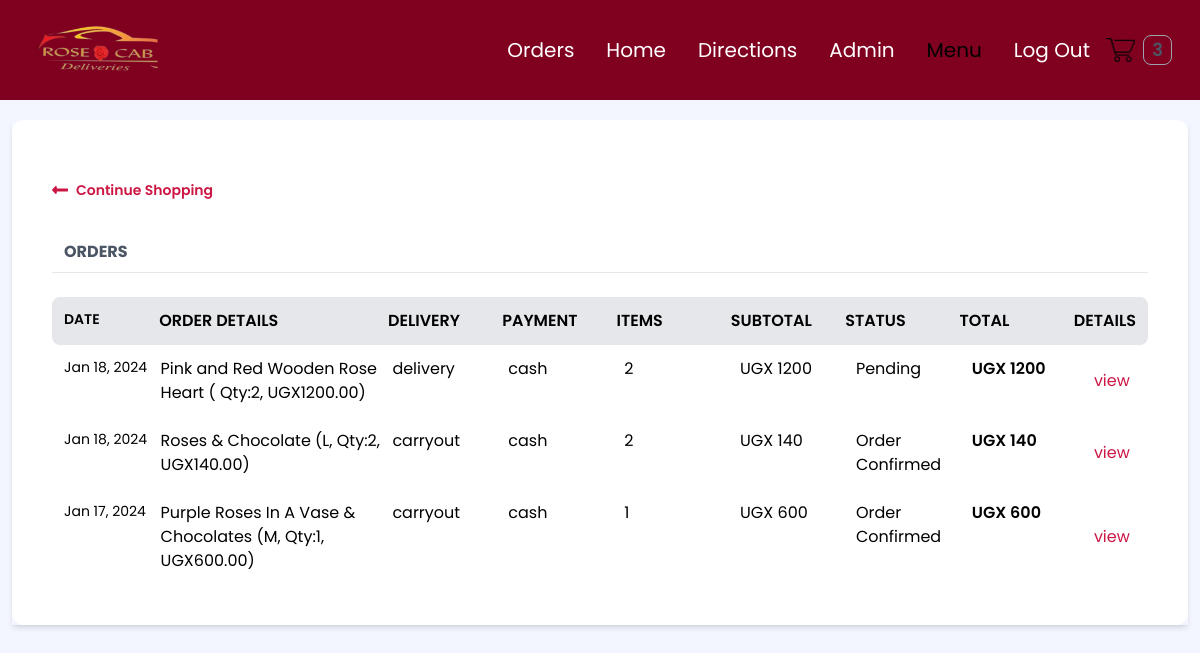
/orders/ (signed in), run on an earlier commit of the app's database.
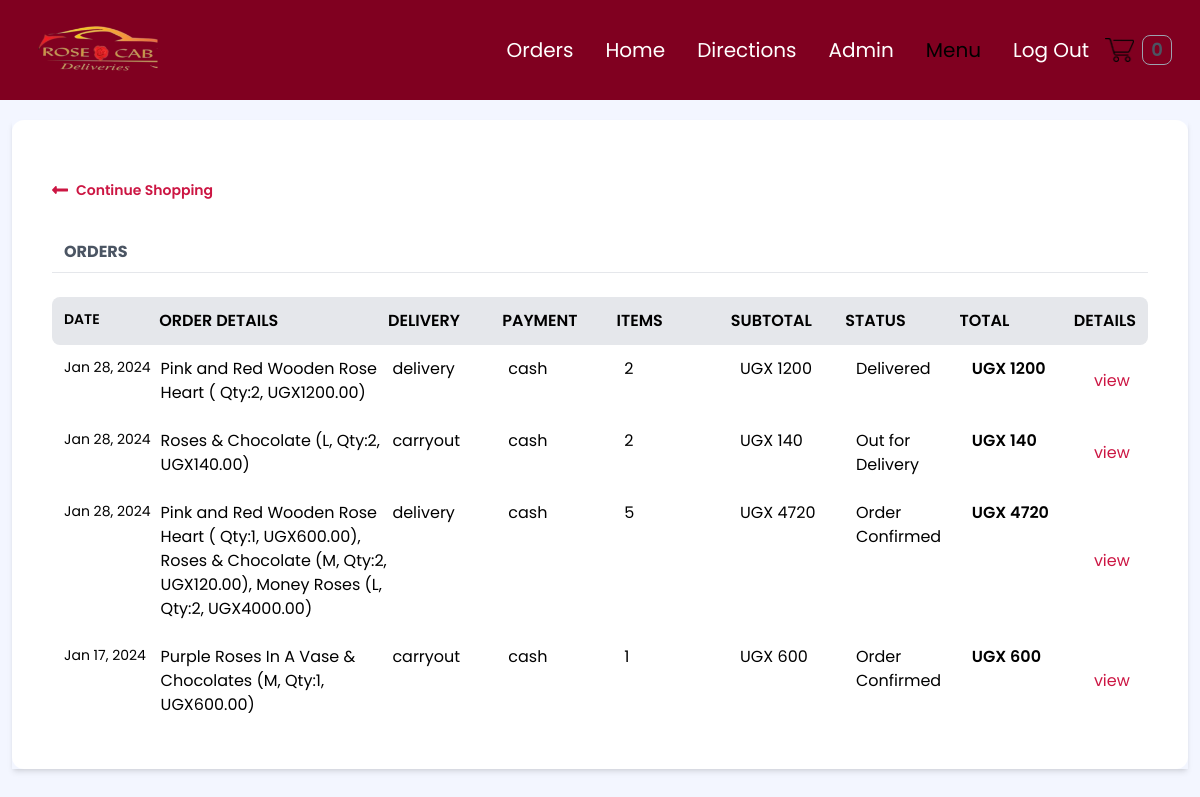
And on a later commit of the database.
### order/models.py (models this page shows, shortened)
class Order(models.Model):
    PAYMENT_CHOICES = (("cash", "cash"), ("online", "online"))
    DELIVERY_CHOICES = (("delivery", "delivery"), ("carryout", "carryout"))
    transaction_id = models.UUIDField(
        primary_key=True, default=uuid.uuid4, editable=True
    )
    customer = models.ForeignKey(Customer, on_delete=models.CASCADE)
    STATUS =(
        ('Pending','Pending'),
        ('Order Confirmed','Order Confirmed'),
        ('Out for Delivery','Out for Delivery'),
        ('Delivered','Delivered'),
    )
    status=models.CharField(max_length=50,null=True,choices=STATUS,default='Pending')
    date_ordered = models.DateTimeField(auto_now_add=True)
    date_modified = models.DateTimeField(auto_now=True)
    complete = models.BooleanField(default=False)
    paid = models.BooleanField(default=False)
    payment_method = models.CharField(max_length=10, choices=PAYMENT_CHOICES)
    delivery_method = models.CharField(max_length=10, choices=DELIVERY_CHOICES)
    shipping = models.ForeignKey(
        "ShippingAddress", on_delete=models.SET_NULL, blank=True, null=True
    )
    pickup = models.ForeignKey(
        "PickUpDetail", on_delete=models.SET_NULL, blank=True, null=True
    )
    coupon = models.ForeignKey(
        "Coupon", on_delete=models.SET_NULL, blank=True, null=True
    )
    email = models.EmailField(max_length=70, null=True, blank=True)
    phone = models.CharField(max_length=20, null=True, blank=True)
    @property
    def get_cart_subtotal(self):
        order_items = self.orderitem_set.all()
        total = sum([item.get_total for item in order_items])
        return total
    get_cart_subtotal.fget.short_description = "Subtotal"
    @property
    def get_cart_total(self):
        total = self.get_cart_subtotal
        if self.coupon:
            total = total - self.get_coupon_value
        return total
    get_cart_total.fget.short_description = "Total"
    @property
    def get_cart_items(self):
        order_items = self.orderitem_set.all()
        total = sum([item.quantity for item in order_items])
        return total
    get_cart_items.fget.short_description = "# Items"
    @property
    def display_items(self):
        order_items = self.orderitem_set.all()
        ticker, l = 1, len(order_items)
        product_titles = str()
        for item in order_items:
            add_comma = ", " if l > 1 and ticker != l else ""
            if item.variation:
                product_title = f"""{item.product.name}
                ({item.variation.get_size},
                Qty:{item.quantity}, UGX{item.get_total}){add_comma}"""
            else:
                product_title = f"""{item.product.name}
                ( Qty:{item.quantity}, UGX{item.get_total}){add_comma}"""
            product_titles += product_title
            ticker += 1
        return product_titles
    @property
    def get_coupon_value(self):
        if self.coupon:
            if self.coupon.discount_type == "Percent":
                coupon_value = round(
                    self.get_cart_subtotal * self.coupon.discount_amount / 100, 2
                )
            else:
                coupon_value = self.coupon.discount_amount
        else:
            coupon_value = None
        return coupon_value
    get_coupon_value.fget.short_description = "Coupon"

class OrderItem(models.Model):
    product = models.ForeignKey(Product, on_delete=models.CASCADE)
    order = models.ForeignKey(Order, on_delete=models.CASCADE)
    variation = models.ForeignKey(
        ProductVariant, on_delete=models.SET_NULL, blank=True, null=True
    )
    quantity = models.IntegerField(default=0)
    date_added = models.DateTimeField(auto_now_add=True)
    @property
    def get_item_price(self):
        if self.product.has_variants:
            return self.variation.price
        else:
            return self.product.price
    @property
    def get_total(self):
        if self.product.has_variants:
            total = self.variation.price * self.quantity
        else:
            total = self.product.price * self.quantity
        return total
    get_total.fget.short_description = "Total"
    def image_tag(self):
        return mark_safe(
            f'<img src="{self.product.image.url}" width="100" height="100" />'
        )
    image_tag.short_description = "Image"

### store/models.py (models this page shows, shortened)
class Product(models.Model):
    id = models.UUIDField(primary_key=True, default=uuid.uuid4, editable=False)
    name = models.CharField(max_length=100)
    price = models.DecimalField(max_digits=6, decimal_places=2, blank=True, null=True)
    desc = models.TextField(max_length=500, blank=True, null=True)
    image = models.ImageField(blank=True, upload_to="images")
    created_at = models.DateField(auto_now_add=True)
    updated_at = models.DateField(auto_now=True)
    product_category = models.ForeignKey(
        "Category", on_delete=models.CASCADE, null=True, blank=True
    )
    class Meta:
        ordering = ("product_category",)
    def image_tag(self):  # pragma: no cover
        if self.image:
            return mark_safe(f'<img src="{self.image.url}" width="100" height="100" />')
    image_tag.short_description = "Image"
    @property
    def has_variants(self):
        if self.productvariant_set.count() > 0:
            return True
        else:
            return False

class ProductVariant(models.Model):
    title = models.CharField(max_length=100, blank=True, null=True)
    product = models.ForeignKey(Product, on_delete=models.CASCADE)
    size = models.ForeignKey(Size, on_delete=models.CASCADE)
    price = models.DecimalField(max_digits=6, decimal_places=2)
    @property
    def get_size(self):
        return str(self.size)

class Size(models.Model):
    name = models.CharField(max_length=20, blank=True, null=True, unique=True)
    def __str__(self):
        return self.name

### users/views.py (the view)
# urls.py: path("orders/", views.my_orders, name="my_orders"),
@login_required(login_url="users:login")
def my_orders(request):
    customer = request.user.customer
    orders = Order.objects.filter(customer=customer, complete=True).order_by(
        "-date_modified"
    )
    return render(request, "users/orders.html", context={"orders": orders})

### store/context_processors.py (called while the page is built, shortened)
def get_cart_quantity(request):
    if request.user.is_authenticated:
        try:
            customer = request.user.customer
        except:
            number_of_items = 0
    try:
        customer_order = Order.objects.filter(customer=customer, complete=False)[0]
        number_of_items = customer_order.get_cart_items
    except:
        number_of_items = 0
    return {"cart_quantity": number_of_items}

### templates/users/orders.html (shortened to what this page needs)
{% extends 'store/base.html' %} {% block content %}
<div class="flex flex-col shadow-md my-5 mx-3">
  <div class="w-full bg-white px-10 py-10 rounded-xl">
    <a id="links" href="{% url 'store:afterlogin' %}" class="flex font-semibold text-indigo-600 text-sm my-5 w-1/4">
      <svg class="fill-current mr-2 w-4" viewBox="0 0 448 512">
        <path
          d="M134.059 296H436c6.627 0 12-5.373 12-12v-56c0-6.627-5.373-12-12-12H134.059v-46.059c0-21.382-25.851-32.09-40.971-16.971L7.029 239.029c-9.373 9.373-9.373 24.569 0 33.941l86.059 86.059c15.119 15.119 40.971 4.411 40.971-16.971V296z" />
      </svg>
      Continue Shopping
    </a>
    {% if orders %}
    <div class="flex mt-10 mb-2">
      <h3 class="font-bold ml-3 text-gray-600 text-md uppercase w-2/5">
        Orders
      </h3>
    </div>
    <hr>
    <br>
    <div class="flex font-semibold uppercase space-around bg-gray-200 rounded-lg p-3">
      <div class="text-sm w-1/6">Date</div>
      <div class="w-2/5">Order details</div>
      <div class="w-1/5">Delivery</div>
      <div class="w-1/5">Payment</div>
      <div class="w-1/5">Items</div>
      <div class="w-1/5">Subtotal</div>
      <div class="w-1/5">Status</div>
      <div class="w-1/5">Total</div>
      <div class="w-1/12">Details</div>
    </div>
    {% for order in orders %}
    <div class="flex space-around hover:bg-gray-100 rounded-lg p-3">
      <div class="text-sm w-1/6">{{order.date_modified|date:"M d, Y" }}</div>
      <div class="w-2/5">
        {{order.display_items}}
      </div>
      <div class="w-1/5">{{order.delivery_method}}</div>
      <div class="w-1/5">{{order.payment_method}}</div>
      <div class="w-1/5">{{order.get_cart_items}}</div>
      <div class="w-1/5">UGX&nbsp;{{order.get_cart_subtotal|floatformat:0}}</div>
      <div class="w-1/5">{{order.status}}</div>
      <div class="w-1/5 font-semibold">UGX&nbsp;{{order.get_cart_total|floatformat:0}}</div>
      <button id="links" class="w-1/12" onclick="toggleModal('{{forloop.counter}}')">view</button>
    </div>
    {% endfor %}
    {% else %}
    <div class="text-center text-xl font-semibold">
      <p>You have no orders</p>
    </div>
    {% endif %}
  </div>
</div>
{% endblock %}

What changed in the data, as far as the page shows it:
changed Order "Pink and Red Wooden Rose Heart ( Qty:2, UGX1200.00)": date_modified "Jan 18, 2024" → "Jan 28, 2024"; status "Pending" → "Delivered"
changed Order "Roses & Chocolate (L, Qty:2, UGX140.00)": date_modified "Jan 18, 2024" → "Jan 28, 2024"; status "Order Confirmed" → "Out for Delivery"
now on this page (row edited): Order: date_modified "Jan 28, 2024", display_items "Pink and Red Wooden Rose Heart ( Qty:1, UGX600.00), Roses & Chocolate (M, Qty:2, UGX120.00), Money Roses (L, Qty:2, UGX4000.00)", delivery_method "delivery", payment_method "cash", get_cart_items "5", get_cart_subtotal "4720", status "Order Confirmed", get_cart_total "4720"
Also different on the page:
{{ cart_quantity }}: "3" → "0"
